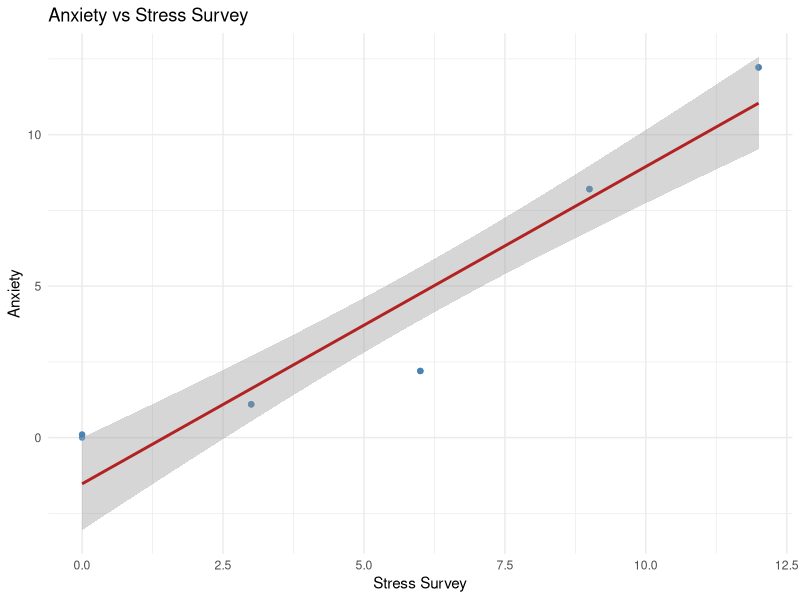
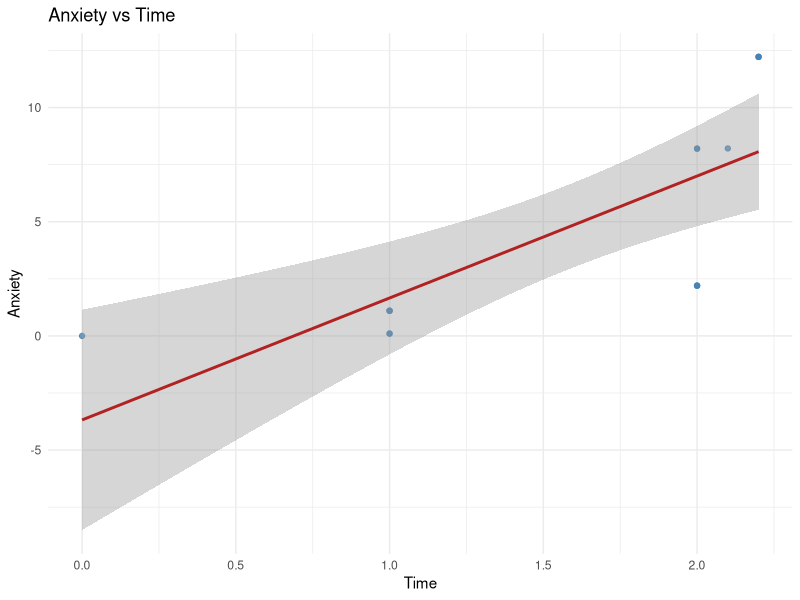

Reproduce these figures in R, in order.
## ---- chunk 1
#| echo: false
library(tidyverse)
library(broom)

# Data with known true relationships: Anxiety = Stress + 0.1 × Time
observDF <- tribble(
  ~Stress, ~StressSurvey, ~Time, ~Anxiety,
  0,0,0,0,
  0,0,1,0.1,
  0,0,1,0.1,
  1,3,1,1.1,
  1,3,1,1.1,
  1,3,1,1.1,
  2,6,2,2.2,
  2,6,2,2.2,
  2,6,2,2.2,
  8,9,2,8.2,
  8,9,2,8.2,
  8,9,2.1,8.21,
  12,12,2.2,12.22,
  12,12,2.2,12.22,
  12,12,2.2,12.22
)

observDF
## ---- chunk 2
#| label: anxiety-on-stress-survey
#| echo: false
# Bivariate regression: Anxiety on StressSurvey
model <- lm(Anxiety ~ StressSurvey, data = observDF)
summary(model)
## ---- chunk 3
#| label: plot-anxiety-vs-stresssurvey
#| echo: false
# Scatter plot with regression line using ggplot2
ggplot(observDF, aes(x = StressSurvey, y = Anxiety)) +
  geom_point(color = "steelblue", alpha = 0.8) +
  geom_smooth(method = "lm", se = TRUE, color = "firebrick", linewidth = 1) +
  labs(
    title = "Anxiety vs Stress Survey",
    x = "Stress Survey",
    y = "Anxiety"
  ) +
  theme_minimal();'/'
## ---- chunk 4
#| label: anxiety-on-time
#| echo: false
# Bivariate regression: Anxiety on Time
model <- lm(Anxiety ~ Time, data = observDF)
summary(model)
## ---- chunk 5
#| label: plot-anxiety-vs-time
#| echo: false
# Scatter plot with regression line using ggplot2
ggplot(observDF, aes(x = Time, y = Anxiety)) +
  geom_point(color = "steelblue", alpha = 0.8) +
  geom_smooth(method = "lm", se = TRUE, color = "firebrick", linewidth = 1) +
  labs(
    title = "Anxiety vs Time",
    x = "Time",
    y = "Anxiety"
  ) +
  theme_minimal();'/'
## ---- chunk 6
#| label: multiple-regression
#| echo: false
# Multiple regression: Anxiety on StressSurvey and Time
model <- lm(Anxiety ~ StressSurvey + Time, data = observDF)
summary(model)
## ---- chunk 7
#| label: multiple-regression-with-stress
#| echo: false
# Multiple regression: Anxiety on Stress and Time
model <- lm(Anxiety ~ Stress + Time, data = observDF)
summary(model)
## ---- chunk 8
#| label: multiple-regression-by-low-high-stress
#| echo: false
# Multiple regression of Anxiety on StressSurvey + Time
# Subsetted by low vs high Stress (median split)

stress_median <- median(observDF$Stress, na.rm = TRUE)
low_stress_df  <- dplyr::filter(observDF, Stress <= stress_median)
high_stress_df <- dplyr::filter(observDF, Stress >  stress_median)

model_low_stress  <- lm(Anxiety ~ StressSurvey + Time, data = low_stress_df)
model_high_stress <- lm(Anxiety ~ StressSurvey + Time, data = high_stress_df)

cat("Low Stress group (<= median) summary:\n")
print(summary(model_low_stress))
cat("\nHigh Stress group (> median) summary:\n")
print(summary(model_high_stress))

# Tidy model-level comparison
glance_tbl <- dplyr::bind_rows(
  broom::glance(model_low_stress)  %>% dplyr::mutate(group = "Low Stress (<= median)"),
  broom::glance(model_high_stress) %>% dplyr::mutate(group = "High Stress (> median)")
) %>% dplyr::select(group, r.squared, adj.r.squared, sigma, df, df.residual, p.value)

print(glance_tbl)

# Tidy coefficient comparison
coef_tbl <- dplyr::bind_rows(
  broom::tidy(model_low_stress)  %>% dplyr::mutate(group = "Low Stress (<= median)"),
  broom::tidy(model_high_stress) %>% dplyr::mutate(group = "High Stress (> median)")
) %>% dplyr::select(group, term, estimate, std.error, statistic, p.value)

print(coef_tbl)
